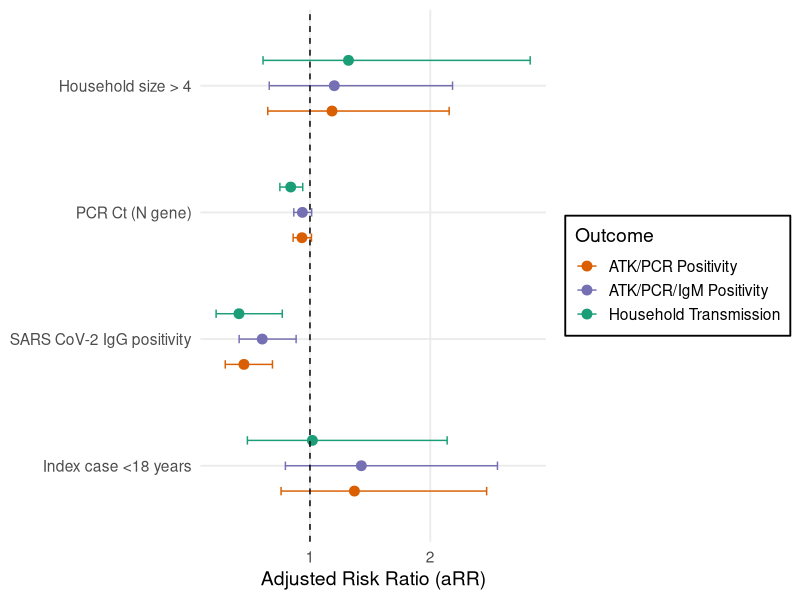
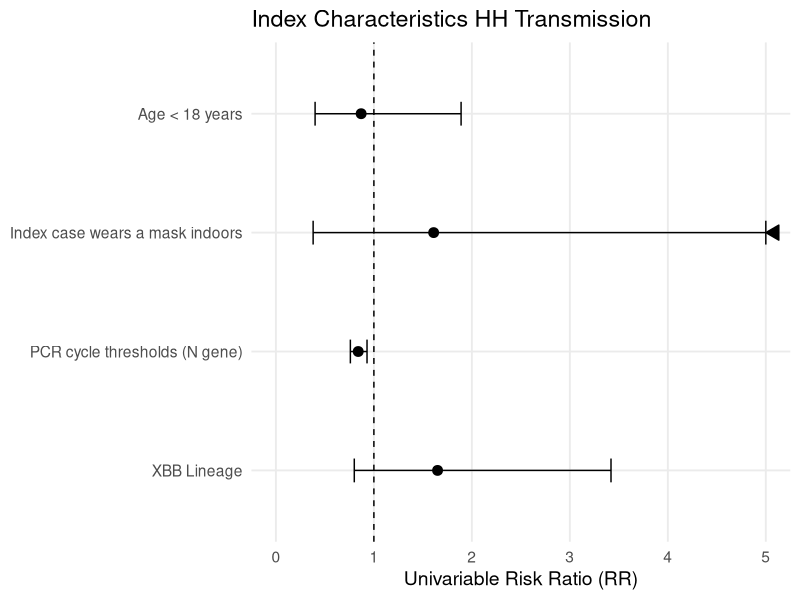
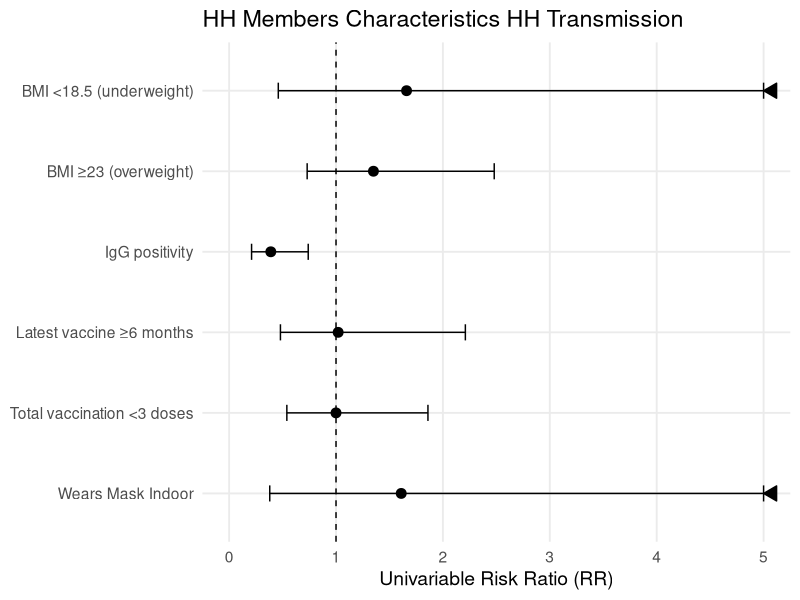
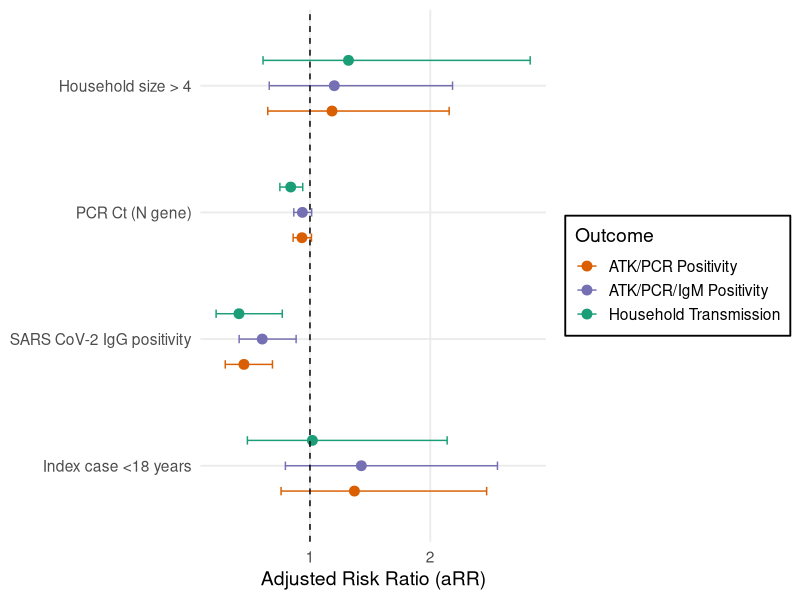

R code for these plots, in order:
## ---- chunk 1
library(tidyverse)

# Table 2A - Household Infection (ATK/PCR Positive)
data_2A <- tibble(
  Variable = c(
    "Household size > 4",
    "PCR Ct (N gene)",
    "SARS CoV-2 IgG positivity",
    "Index case <18 years"
  ),
  aRR = c(1.183394, 0.9331639, 0.4513489, 1.369424),
  CI_lower = c(0.649312, 0.8601096, 0.2959972, 0.759806),
  CI_upper = c(2.156777, 1.012423, 0.6882356, 2.46816),
  p_value = c(0.582, 0.096, 0.000, 0.296),
  Group = "ATK/PCR Positivity"
)

# Table 2B - positive ATK/PCR or positive SARS CoV-2 IgM
data_2B <- tibble(
  Variable = c(
    "Household size > 4",
    "PCR Ct (N gene)",
    "SARS CoV-2 IgG positivity",
    "Index case <18 years"
  ),
  aRR = c(1.202228, 0.9369308, 0.6033814, 1.426804),
  CI_lower = c(0.6615247, 0.86561, 0.4114068, 0.7958252),
  CI_upper = c(2.184879, 1.014128, 0.884937, 2.558061),
  p_value = c(0.546, 0.107, 0.010, 0.233),
  Group = "ATK/PCR/IgM Positivity"
)

# Table 2C - Household Transmission
data_2C <- tibble(
  Variable = c(
    "Household size > 4",
    "PCR Ct (N gene)",
    "SARS CoV-2 IgG positivity",
    "Index case <18 years"
  ),
  aRR = c(1.32, 0.84, 0.41, 1.02),       # Remplace les valeurs par les nouvelles si nécessaire
  CI_lower = c(0.61, 0.75, 0.22, 0.48),
  CI_upper = c(2.83, 0.94, 0.77, 2.14),
  p_value = c(0.479, 0.002, 0.005, 0.967),
  Group = "Household Transmission"
)

data_all <- bind_rows(data_2A, data_2B, data_2C) %>%
  mutate(Variable = factor(Variable, levels = rev(unique(Variable))))

p <- ggplot(data_all, aes(x = aRR, y = Variable, color = Group)) +
  geom_point(position = position_dodge(width = 0.6), size = 3) +
  geom_errorbar(aes(xmin = CI_lower, xmax = CI_upper),
                width = 0.2,
                position = position_dodge(width = 0.6)) +
  geom_vline(xintercept = 1, linetype = "dashed") +
  scale_color_manual(values = c("Household Transmission" = "#1b9e77",
                                "ATK/PCR Positivity" = "#d95f02",
                                "ATK/PCR/IgM Positivity" = "#7570b3")) +
  labs(x = "Adjusted Risk Ratio (aRR)",
       y = NULL,
       color = "Outcome") +
  theme_minimal(base_size = 14) +
  theme(panel.grid.minor = element_blank()) +
  theme(legend.background = element_rect(colour = 'black', fill = 'white', linetype='solid'))

p

## ---- chunk 2
ggsave(
  filename = "../fig/forest_plot_.png", 
  plot = p,
  bg = "white",
  width = 10, height = 5, dpi = 600,
  units = "in")
## ---- chunk 3
library(tidyverse)

data_uni <- tibble(
  Variable = c(
    "Index case wears a mask indoors",
    "Age < 18 years",
    "XBB Lineage",
    "PCR cycle thresholds (N gene)"
  ),
  RR = c(1.61 , 0.87,1.65, 0.84),
  CI_lower = c(0.38, 0.40,0.80, 0.76),
  CI_upper = c(6.76, 1.89,3.42, 0.93),
  p_value = c(0.519, 0.728,0.175, 0.001)
)

# Axis max
x_max <- 5

# Create a capped CI column
data_plot <- data_uni %>%
  mutate(CI_upper_cap = pmin(CI_upper, x_max))

# Plot
ggplot(data_plot, aes(x = RR, y = fct_rev(Variable))) +
  geom_point(size = 3) +
  geom_errorbarh(aes(xmin = CI_lower, xmax = CI_upper_cap), height = 0.2) +
  # Add arrows where CI is beyond axis
  geom_segment(data = filter(data_plot, CI_upper > x_max),
               aes(x = CI_upper_cap, xend = x_max, y = fct_rev(Variable),
                   yend = fct_rev(Variable)),
               arrow = arrow(length = unit(0.15, "inches"), type = "closed"),
               inherit.aes = FALSE) +
  geom_vline(xintercept = 1, linetype = "dashed") +
  xlim(0, x_max) +
  labs(x = "Univariable Risk Ratio (RR)", y = NULL,
       title = "Index Characteristics HH Transmission") +
  theme_minimal(base_size = 14) +
  theme(panel.grid.minor = element_blank())

## ---- chunk 4
library(tidyverse)
library(grid)

# Données
data_house <- tribble(
  ~Variable, ~RR, ~CI_lower, ~CI_upper, ~p_value,
  "Latest vaccine ≥6 months", 1.02, 0.48, 2.21, 0.950,
  "Total vaccination <3 doses", 1.00, 0.54, 1.86, 0.998,
  "IgG positivity", 0.39, 0.21, 0.74, 0.004,
  "BMI <18.5 (underweight)", 1.66, 0.46, 5.96, 0.437,
  "BMI ≥23 (overweight)", 1.35, 0.73, 2.48, 0.336,
  "Wears Mask Indoor", 1.61, 0.38, 6.76, 0.519
)

# Axe max
x_max <- 5

# On tronque l'IC si elle dépasse l'axe
data_plot <- data_house %>%
  mutate(CI_upper_cap = pmin(CI_upper, x_max))

# Plot
ggplot(data_plot, aes(x = RR, y = fct_rev(Variable))) +
  geom_point(size = 3) +
  geom_errorbarh(aes(xmin = CI_lower, xmax = CI_upper_cap), height = 0.2) +
  # flèche si IC dépasse la borne
  geom_segment(data = filter(data_plot, CI_upper > x_max),
               aes(x = CI_upper_cap, xend = x_max,
                   y = fct_rev(Variable), yend = fct_rev(Variable)),
               arrow = arrow(length = unit(0.15, "inches"), type = "closed"),
               inherit.aes = FALSE) +
  geom_vline(xintercept = 1, linetype = "dashed") +
  xlim(0, x_max) +
  labs(x = "Univariable Risk Ratio (RR)", y = NULL,
       title = "HH Members Characteristics HH Transmission") +
  theme_minimal(base_size = 14) +
  theme(panel.grid.minor = element_blank())

